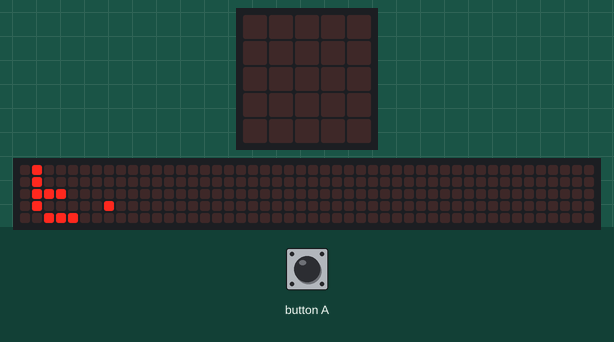
A program run on a simulated BBC micro:bit (MakeCode). Parts: the board's 5×5 LED display, a strip that is not on the board, showing the scrolling text unrolled. The test bench sets the inputs (shaded band). The 48×5 strip is a reading aid, not a part: it shows the text the display is scrolling, unrolled, one strip-width of it at a time.

Above: at 9.2 s.
11.2 s: button A pressed for 0.15 s
At 11.8 s:
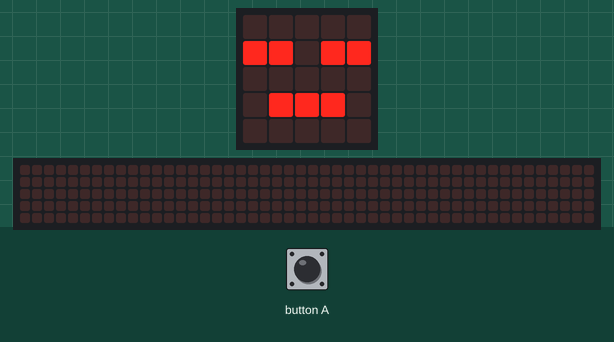
At 12.9 s:
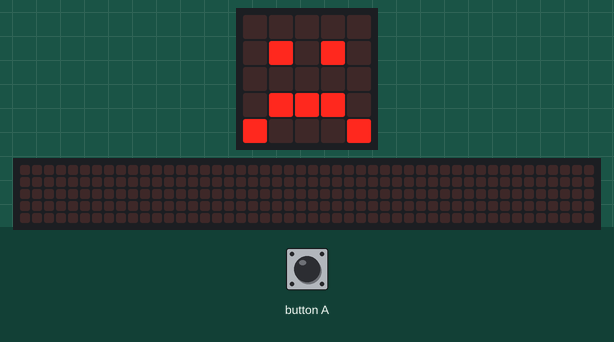

The program:

main.ts
```typescript
input.onButtonPressed(Button.A, function () {
    loops.everyInterval(500, function() {
        basic.showIcon(IconNames.Asleep)
        basic.clearScreen()
        basic.pause(500)
        basic.showIcon(IconNames.Sad)
        basic.clearScreen()
        basic.pause(500)
    })
})
basic.showString("Your.text.")
```

test.ts
```typescript
// ide kerülnek a tesztek; a rendszer ezt nem kompilálja, ha a csomagot bővítményként használják.
```

Measured:
- after the input at 11.2 s, the display: changes after 0.15 s (image 1)
- what the display in image 0 shows lasts 0.7 s, from 9.2 s to 9.9 s
- what the display in image 1 shows lasts 0.6 s, from 11.4 s to 12.0 s
